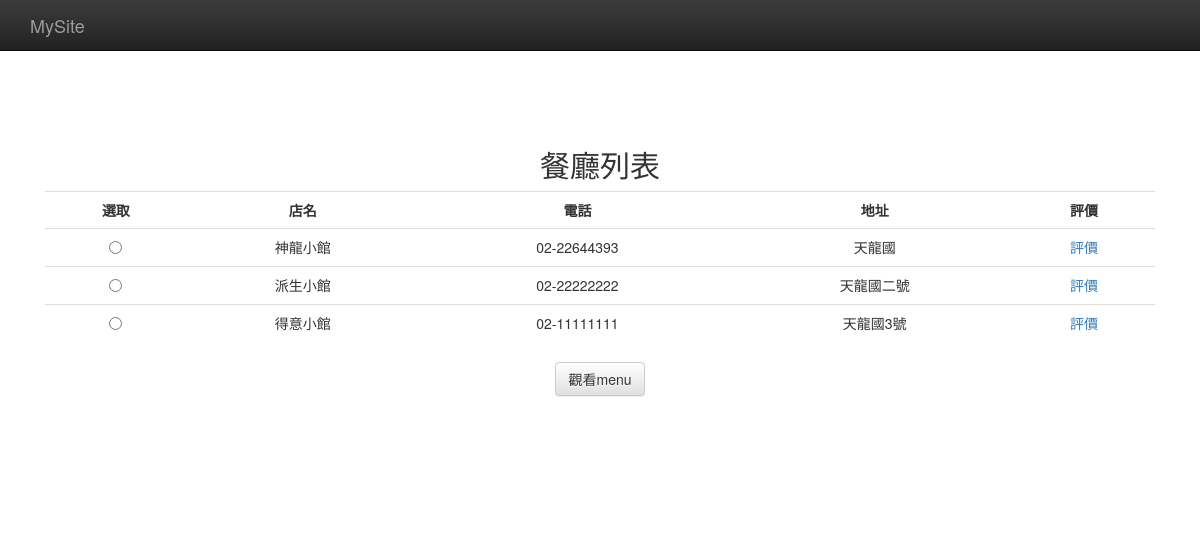
The app's page /restaurants_list/ with its own data.
### restaurants/models.py (models this page shows, shortened)
class Restaurant(models.Model):
    name = models.CharField(max_length=20)
    phone_number = models.CharField(max_length=15)
    address = models.CharField(max_length=50, blank=True)

### restaurants/views.py (the view)
# urls.py: url(r'^restaurants_list/$', list_restaurants),
def list_restaurants(request):
	restaurants = Restaurant.objects.all()
	return render_to_response('restaurants_list.html', locals())

### restaurants/templates/restaurants_list.html (shortened to what this page needs)
<!doctype html>
<html>
    <head>
        <link rel="stylesheet" href="https://maxcdn.bootstrapcdn.com/bootstrap/3.3.1/css/bootstrap.min.css">
        <link rel="stylesheet" href="https://maxcdn.bootstrapcdn.com/bootstrap/3.3.1/css/bootstrap-theme.min.css">
    </head>
    <body>
        <nav class="navbar navbar-inverse navbar-fixed-top" role="navigation">
            <div class="container">
                <div class="navbar-header">
                    <a class="navbar-brand" href="#">MySite</a>
                </div>
            </div>
        </nav>
        <div class="container">
            <div class="center_padding">
                <h2>餐廳列表</h2>
                <form action="/menu/" method="get">
                <table class="table table-hover">
                    <tr>
                        <th>選取</th>
                        <th>店名</th>
                        <th>電話</th>
                        <th>地址</th>
                        <th>評價</th>
                    </tr>
                    {% for r in restaurants %}
                    <tr>
                         <td> <input type="radio" name="id" value="{{r.id}}"> </td>
                        <td> {{ r.name }} </td>
                        <td> {{ r.phone_number }} </td>
                        <td> {{ r.address }} </td>
                        <td> <a href="/comment/{{r.id}}/"> 評價 </a> </td>
                    </tr>
                    {% endfor %}
                </table>
                <input type="submit" value="觀看menu" class="btn btn-default">
                </form>
            </div>
        </div>
    </body>
</html>

### restaurants/templates/restaurants_list.html (style rules this page uses)
th { text-align: center; }
div.center_padding { text-align: center; padding: 128px 15px; }

### records on screen
Restaurant: name "神龍小館", phone_number "02-22644393", address "天龍國"
Restaurant: name "派生小館", phone_number "02-22222222", address "天龍國二號"
Restaurant: name "得意小館", phone_number "02-11111111", address "天龍國3號"
